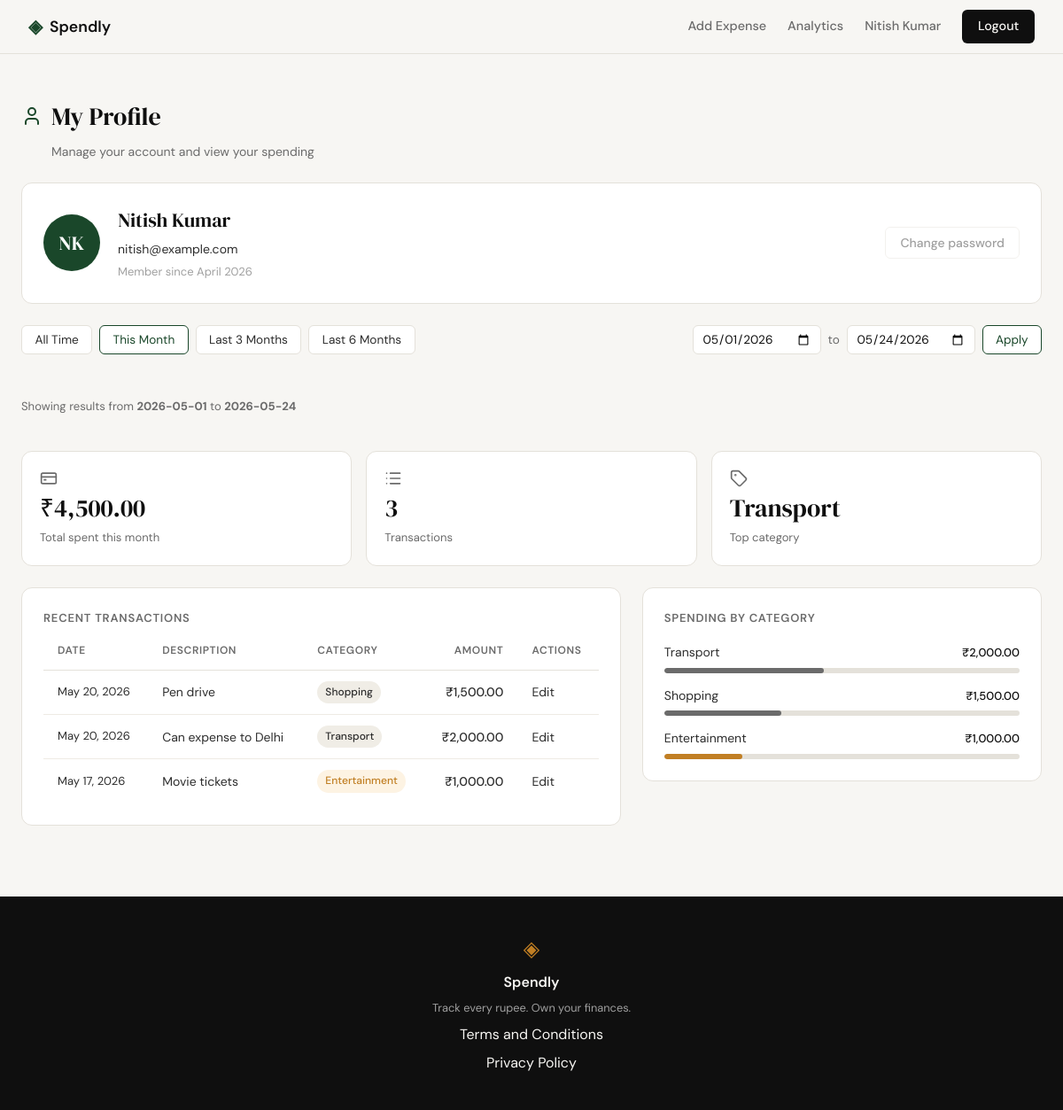
The page /profile?date_from=2026-05-01&date_to=2026-05-24 (signed in) on the database its author committed.
### tables this page shows
CREATE TABLE users (
            id            INTEGER PRIMARY KEY AUTOINCREMENT,
            name          TEXT    NOT NULL,
            email         TEXT    UNIQUE NOT NULL,
            password_hash TEXT    NOT NULL,
            created_at    TEXT    DEFAULT (datetime('now'))
        );

CREATE TABLE expenses (
            id          INTEGER PRIMARY KEY AUTOINCREMENT,
            user_id     INTEGER NOT NULL REFERENCES users(id),
            amount      REAL    NOT NULL,
            category    TEXT    NOT NULL,
            date        TEXT    NOT NULL,
            description TEXT,
            created_at  TEXT    DEFAULT (datetime('now'))
        );

### app.py (the view)
@app.route("/profile")
def profile():
    if not session.get("user_id"):
        return redirect(url_for("login"))
    user_id = session["user_id"]
    date_from = _parse_date(request.args.get("date_from", ""))
    date_to = _parse_date(request.args.get("date_to", ""))
    if date_from and date_to and date_from > date_to:
        flash("Start date must be before end date.")
        date_from = date_to = ""
    date_from = date_from or None
    date_to = date_to or None
    today = date.today()
    presets = {
        "this_month": (today.replace(day=1).isoformat(), today.isoformat()),
        "last_3_months": ((today - timedelta(days=90)).isoformat(), today.isoformat()),
        "last_6_months": ((today - timedelta(days=180)).isoformat(), today.isoformat()),
    }
    active_preset = "all_time"
    for name, (pf, pt) in presets.items():
        if date_from == pf and date_to == pt:
            active_preset = name
            break
    user = get_user_by_id(user_id)
    stats = get_summary_stats(user_id, date_from=date_from, date_to=date_to)
    transactions = get_recent_transactions(
        user_id, date_from=date_from, date_to=date_to
    )
    categories = get_category_breakdown(user_id, date_from=date_from, date_to=date_to)
    return render_template(
        "profile.html",
        user=user,
        stats=stats,
        transactions=transactions,
        categories=categories,
        date_from=date_from or "",
        date_to=date_to or "",
        presets=presets,
        active_preset=active_preset,
    )

### app.py (called while the page is built)
def _parse_date(value):
    try:
        datetime.strptime(value, "%Y-%m-%d")
        return value
    except (ValueError, TypeError):
        return ""

### database/db.py (called while the page is built)
def get_db():
    conn = sqlite3.connect(DB_PATH)
    conn.row_factory = sqlite3.Row
    conn.execute("PRAGMA foreign_keys = ON")
    return conn

### database/queries.py (called while the page is built)
def _date_clause(date_from, date_to):
    if date_from and date_to:
        return "AND date BETWEEN ? AND ?", (date_from, date_to)
    if date_from:
        return "AND date >= ?", (date_from,)
    if date_to:
        return "AND date <= ?", (date_to,)
    return "", ()

def get_user_by_id(user_id):
    conn = get_db()
    row = conn.execute(
        "SELECT name, email, created_at FROM users WHERE id = ?",
        (user_id,),
    ).fetchone()
    conn.close()
    if row is None:
        return None
    name = row["name"]
    tokens = name.split()
    initials = "".join(t[0] for t in tokens[:2]).upper() if tokens else ""
    created_at = row["created_at"].split(" ")[0]
    member_since = datetime.strptime(created_at, "%Y-%m-%d").strftime("%B %Y")
    return {
        "name": name,
        "email": row["email"],
        "member_since": member_since,
        "initials": initials,
    }

def get_recent_transactions(user_id, limit=10, date_from=None, date_to=None):
    clause, params = _date_clause(date_from, date_to)
    sql = (
        "SELECT id, date, description, category, amount FROM expenses "
        "WHERE user_id = ?"
    )
    if clause:
        sql = sql + " " + clause
    sql = sql + " ORDER BY date DESC, id DESC LIMIT ?"
    conn = get_db()
    rows = conn.execute(sql, (user_id, *params, limit)).fetchall()
    conn.close()
    return [
        {
            "id": row["id"],
            "date": datetime.strptime(row["date"], "%Y-%m-%d").strftime("%b %d, %Y"),
            "description": row["description"],
            "category": row["category"],
            "amount": f"₹{row['amount']:,.2f}",
        }
        for row in rows
    ]

### templates/profile.html (shortened to what this page needs)
{% extends "base.html" %}
{% block head %}
<link rel="stylesheet" href="{{ url_for('static', filename='css/profile.css') }}">
{% endblock %}
{% block content %}
<div class="profile-page">
    <div class="profile-header">
        <div class="profile-header-left">
            <i data-lucide="user"></i>
            <h1 class="profile-title">My Profile</h1>
        </div>
        <p class="profile-subtitle">Manage your account and view your spending</p>
    </div>
    <div class="profile-card">
        <div class="avatar-circle">{{ user.initials }}</div>
        <div class="profile-card-info">
            <h2 class="profile-name">{{ user.name }}</h2>
            <p class="profile-email">{{ user.email }}</p>
            <p class="profile-since">Member since {{ user.member_since }}</p>
        </div>
        <div class="profile-card-actions">
            <button class="btn-ghost btn-disabled" disabled>Change password</button>
        </div>
    </div>
    <div class="filter-bar">
        <div class="filter-presets">
            <a href="{{ url_for('profile') }}"
               class="filter-btn{% if active_preset == 'all_time' %} filter-btn--active{% endif %}">All Time</a>
            <a href="{{ url_for('profile', date_from=presets.this_month[0], date_to=presets.this_month[1]) }}"
               class="filter-btn{% if active_preset == 'this_month' %} filter-btn--active{% endif %}">This Month</a>
            <a href="{{ url_for('profile', date_from=presets.last_3_months[0], date_to=presets.last_3_months[1]) }}"
               class="filter-btn{% if active_preset == 'last_3_months' %} filter-btn--active{% endif %}">Last 3 Months</a>
            <a href="{{ url_for('profile', date_from=presets.last_6_months[0], date_to=presets.last_6_months[1]) }}"
               class="filter-btn{% if active_preset == 'last_6_months' %} filter-btn--active{% endif %}">Last 6 Months</a>
        </div>
        <form class="filter-custom" method="get" action="{{ url_for('profile') }}">
            <input type="date" name="date_from" value="{{ date_from }}" class="filter-input">
            <span class="filter-sep">to</span>
            <input type="date" name="date_to" value="{{ date_to }}" class="filter-input">
            <button type="submit" class="filter-btn filter-btn--apply">Apply</button>
        </form>
    </div>
    {% if date_from or date_to %}
    <p class="filter-notice">
        Showing results
        {% if date_from %} from <strong>{{ date_from }}</strong>{% endif %}
        {% if date_to %} to <strong>{{ date_to }}</strong>{% endif %}
    </p>
    {% endif %}
    <div class="stats-row">
        <div class="stat-card">
            <i data-lucide="credit-card" class="stat-icon"></i>
            <span class="stat-value">{{ stats.total_spent }}</span>
            <span class="stat-label">Total spent this month</span>
        </div>
        <div class="stat-card">
            <i data-lucide="list" class="stat-icon"></i>
            <span class="stat-value">{{ stats.transaction_count }}</span>
            <span class="stat-label">Transactions</span>
        </div>
        <div class="stat-card">
            <i data-lucide="tag" class="stat-icon"></i>
            <span class="stat-value">{{ stats.top_category }}</span>
            <span class="stat-label">Top category</span>
        </div>
    </div>
    <div class="profile-grid">
        <div class="tx-table-wrap">
            <h3 class="section-heading">Recent Transactions</h3>
            <table class="tx-table">
                <thead>
                    <tr>
                        <th>Date</th>
                        <th>Description</th>
                        <th>Category</th>
                        <th class="tx-amount-col">Amount</th>
                        <th>Actions</th>
                    </tr>
                </thead>
                <tbody>
                    {% for tx in transactions %}
                    <tr>
                        <td class="tx-date">{{ tx.date }}</td>
                        <td>{{ tx.description }}</td>
                        <td>
                            <span class="badge badge--{{ tx.category | lower }}">{{ tx.category }}</span>
                        </td>
                        <td class="tx-amount">{{ tx.amount }}</td>
                        <td><a href="{{ url_for('edit_expense', id=tx.id) }}" class="tx-edit-link">Edit</a></td>
                    </tr>
                    {% endfor %}
                </tbody>
            </table>
        </div>
        <div class="category-breakdown">
            <h3 class="section-heading">Spending by Category</h3>
            <div class="category-list">
                {% for cat in categories %}
                <div class="category-row cat--{{ cat.name | lower }}">
                    <div class="category-row-top">
                        <span class="category-name">{{ cat.name }}</span>
                        <span class="category-amount">{{ cat.amount }}</span>
                    </div>
                    <div class="category-bar-track">
                        <div class="category-bar-fill" style="--pct: {{ cat.pct }}%"></div>
                    </div>
                </div>
                {% endfor %}
            </div>
        </div>
    </div>
</div>
{% endblock %}

### templates/base.html (shortened to what this page needs)
<!DOCTYPE html>
<html lang="en">
<head>
    <link rel="stylesheet" href="{{ url_for('static', filename='css/style.css') }}">
    {% block head %}{% endblock %}
</head>
<body>
    <nav class="navbar">
        <div class="nav-inner">
            <a href="{{ url_for('landing') }}" class="nav-brand">
                <span class="brand-icon">◈</span>
                <span class="brand-name">Spendly</span>
            </a>
            <div class="nav-links">
                {% if session.get("user_id") %}
                <a href="{{ url_for('add_expense') }}"
                   class="nav-link{% if request.endpoint == 'add_expense' %} nav-link--active{% endif %}">Add Expense</a>
                <a href="{{ url_for('analytics') }}"
                   class="nav-link{% if request.endpoint == 'analytics' %} nav-link--active{% endif %}">Analytics</a>
                <a href="{{ url_for('profile') }}" class="nav-username">{{ session["user_name"] }}</a>
                <a href="{{ url_for('logout') }}" class="nav-cta">Logout</a>
                {% else %}
                <a href="{{ url_for('login') }}">Sign in</a>
                <a href="{{ url_for('register') }}" class="nav-cta">Get started</a>
                {% endif %}
            </div>
        </div>
    </nav>
    <main class="main-content">
        {% block content %}{% endblock %}
    </main>
    <footer class="footer">
        <div class="footer-inner">
            <span class="brand-icon">◈</span>
            <span class="footer-name">Spendly</span>
            <p class="footer-copy">Track every rupee. Own your finances.</p>
            <a href="/terms">Terms and Conditions</a>
            <a href="/privacy">Privacy Policy</a>
        </div>
    </footer>
</body>
</html>

### static/css/style.css (style rules this page uses)
:root { --ink: #0f0f0f; --ink-soft: #2d2d2d; --ink-muted: #6b6b6b; --ink-faint: #a0a0a0; --paper: #f7f6f3; --paper-warm: #f0ede6; --paper-card: #ffffff; --accent: #1a472a; --accent-light: #e8f0eb; --accent-2: #c17f24; --accent-2-light: #fdf3e3; --danger: #c0392b; --danger-light: #fdecea; --border: #e4e1da; --border-soft: #eeebe4; --font-display: 'DM Serif Display', Georgia, serif; --font-body: 'DM Sans', system-ui, sans-serif; --max-width: 1200px; --auth-width: 440px; --radius-sm: 6px; --radius-md: 12px; --radius-lg: 20px; }
*, *::before, *::after { box-sizing: border-box; margin: 0; padding: 0; }
html { font-size: 16px; scroll-behavior: smooth; }
body { background: var(--paper); color: var(--ink); font-family: var(--font-body); font-size: 1rem; line-height: 1.6; -webkit-font-smoothing: antialiased; }
a { color: inherit; text-decoration: none; }
.navbar { position: sticky; top: 0; z-index: 100; background: var(--paper); border-bottom: 1px solid var(--border); padding: 0 2rem; }
.nav-inner { max-width: var(--max-width); margin: 0 auto; height: 60px; display: flex; align-items: center; justify-content: space-between; }
.nav-brand { display: flex; align-items: center; gap: 0.5rem; font-family: var(--font-body); font-weight: 600; font-size: 1.1rem; color: var(--ink); }
.brand-icon { color: var(--accent); font-size: 1.3rem; }
.brand-name { color: var(--ink); }
.nav-links { display: flex; align-items: center; gap: 1.5rem; font-size: 0.9rem; font-weight: 500; }
.nav-links a { color: var(--ink-muted); transition: color 0.2s; }
.nav-link { color: var(--ink-muted); transition: color 0.2s; }
.nav-cta { background: var(--ink) !important; color: var(--paper) !important; padding: 0.45rem 1.1rem; border-radius: var(--radius-sm); transition: background 0.2s !important; }
.main-content { min-height: calc(100vh - 60px - 100px); }
.btn-ghost { display: inline-block; background: transparent; color: var(--ink-soft); padding: 0.65rem 1.5rem; border-radius: var(--radius-sm); font-size: 0.9rem; font-weight: 500; border: 1px solid var(--border); transition: all 0.2s; text-decoration: none; }
.footer { background: var(--ink); color: var(--paper); padding: 2.5rem 2rem; text-align: center; }
.footer-inner { display: flex; flex-direction: column; align-items: center; gap: 0.4rem; }
.footer .brand-icon { color: var(--accent-2); font-size: 1.5rem; }
.footer-name { font-weight: 600; font-size: 1rem; }
.footer-copy { font-size: 0.8rem; color: var(--ink-faint); }

### rows shown on the page
users: user_name "Nitish Kumar", name "Nitish Kumar", email "nitish@example.com"
expenses: date "May 20, 2026", description "Pen drive", category "Shopping", amount "₹1,500.00"
expenses: date "May 20, 2026", description "Can expense to Delhi", category "Transport", amount "₹2,000.00"
expenses: date "May 17, 2026", description "Movie tickets", category "Entertainment", amount "₹1,000.00"

### other values the page prints
{{ user.initials }} "NK"
{{ user.member_since }} "April 2026"
{{ date_from }} "2026-05-01"
{{ date_to }} "2026-05-24"
{{ stats.total_spent }} "₹4,500.00"
{{ stats.transaction_count }} "3"
{{ stats.top_category }} "Transport"
{{ cat.name }} "Transport" "Shopping" "Entertainment"
{{ cat.amount }} "₹2,000.00" "₹1,500.00" "₹1,000.00"
